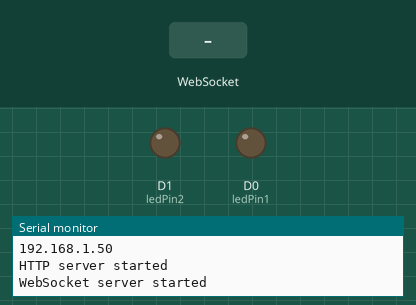
Simulated run of this sketch. Board: ESP8266 (NodeMCU). On the bench: output pins drawn as LEDs (lit = HIGH), the last lines printed to the serial monitor. The inputs (shaded band) are chosen by the test bench. WiFi joins after 1.5 s; servers stay silent unless stated.

Above: at 2.7 s.
2.8 s: WebSocket text "LED1=ON" received
At 3.6 s:
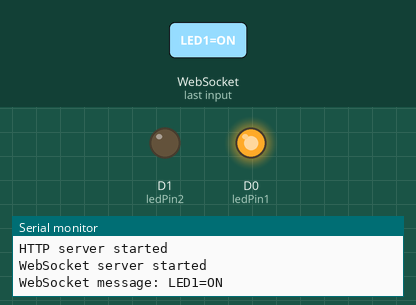
4.3 s: WebSocket text "LED2=ON" received
At 4.7 s:
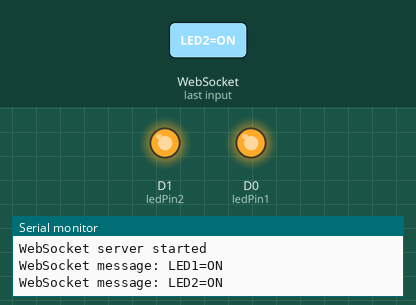
5.8 s: WebSocket text "LED1=OFF" received
At 7.0 s:
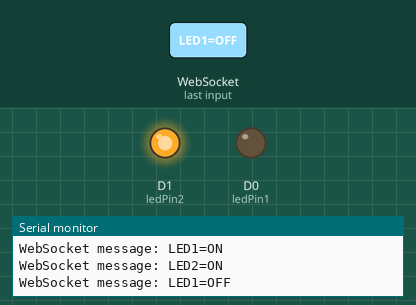
7.3 s: WebSocket text "LED2=OFF" received
At 8.2 s:
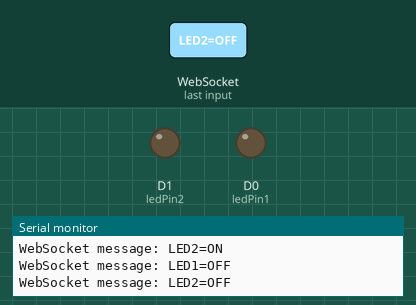
Timing chart, 0 to 9.8 s (numbered marks = the images above; inputs shaded):
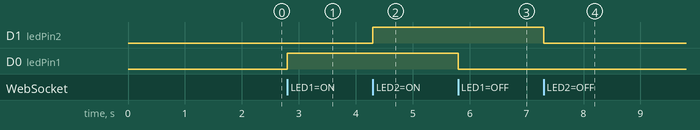

Measured:
- after the input at 2.8 s, D0 (ledPin1): LOW → HIGH at once
- after the input at 4.3 s, D1 (ledPin2): LOW → HIGH at once
- after the input at 5.8 s, D0 (ledPin1): HIGH → LOW at once
- after the input at 7.3 s, D1 (ledPin2): HIGH → LOW at once

The sketch:

ESP8266WebSocketsServer.ino
```cpp
#include <ESP8266WiFi.h>
#include <WebSocketsServer.h>
#include <ESP8266WebServer.h>

const char* ssid = "A";
const char* password = "''''''''";

const int ledPin1 = D0;
const int ledPin2 = D1;

bool led1Status = false;
bool led2Status = false;

ESP8266WebServer server(80);
WebSocketsServer webSocket = WebSocketsServer(81);

void setup() {
  pinMode(ledPin1, OUTPUT);
  pinMode(ledPin2, OUTPUT);
  digitalWrite(ledPin1, LOW);
  digitalWrite(ledPin2, LOW);

  Serial.begin(115200);
  delay(10);

  Serial.println();
  Serial.print("Connecting to ");
  Serial.println(ssid);
  WiFi.begin(ssid, password);

  while (WiFi.status() != WL_CONNECTED) {
    delay(500);
    Serial.print(".");
  }

  Serial.println("");
  Serial.println("WiFi connected");
  Serial.println("IP address: ");
  Serial.println(WiFi.localIP());

  server.on("/", handleRoot);
  server.begin();
  Serial.println("HTTP server started");

  webSocket.begin();
  webSocket.onEvent(webSocketEvent);
  Serial.println("WebSocket server started");
}

void loop() {
  server.handleClient();
  webSocket.loop();
}

void handleRoot() {
  String html = "<!DOCTYPE HTML><html><head>";
  html += "<title>LED Control</title>";
  html += "<script>";
  html += "var connection = new WebSocket('ws://' + location.hostname + ':81/');";
  html += "connection.onmessage = function(event) {";
  html += "  var statuses = event.data.split(',');";
  html += "  document.getElementById('status1').innerHTML = statuses[0];";
  html += "  document.getElementById('status2').innerHTML = statuses[1];";
  html += "};";
  html += "function sendRequest(led, state) {";
  html += "  connection.send(led + '=' + state);";
  html += "}";
  html += "</script></head><body>";
  html += "<h1>LED Control</h1>";

  html += "<button type='button' onclick=\"sendRequest('LED1', 'ON')\">LED 1 ON</button>";
  html += "<button type='button' onclick=\"sendRequest('LED1', 'OFF')\">LED 1 OFF</button>";
  html += "<p>LED 1 Status: <span id='status1'>" + String(led1Status ? "ON" : "OFF") + "</span></p>";

  html += "<button type='button' onclick=\"sendRequest('LED2', 'ON')\">LED 2 ON</button>";
  html += "<button type='button' onclick=\"sendRequest('LED2', 'OFF')\">LED 2 OFF</button>";
  html += "<p>LED 2 Status: <span id='status2'>" + String(led2Status ? "ON" : "OFF") + "</span></p>";

  html += "</body></html>";

  server.send(200, "text/html", html);
}


void webSocketEvent(uint8_t num, WStype_t type, uint8_t* payload, size_t length) {
  if (type == WStype_TEXT) {
    String request = String((char*)payload);
    Serial.println("WebSocket message: " + request);

    // Control LED
    if (request.indexOf("LED1=ON") != -1) {
      digitalWrite(ledPin1, HIGH);
      led1Status = true;
    }
    if (request.indexOf("LED1=OFF") != -1) {
      digitalWrite(ledPin1, LOW);
      led1Status = false;
    }
    if (request.indexOf("LED2=ON") != -1) {
      digitalWrite(ledPin2, HIGH);
      led2Status = true;
    }
    if (request.indexOf("LED2=OFF") != -1) {
      digitalWrite(ledPin2, LOW);
      led2Status = false;
    }

    String statusMessage = String(led1Status ? "ON" : "OFF") + "," + String(led2Status ? "ON" : "OFF");
    webSocket.broadcastTXT(statusMessage);
  }
}
```
